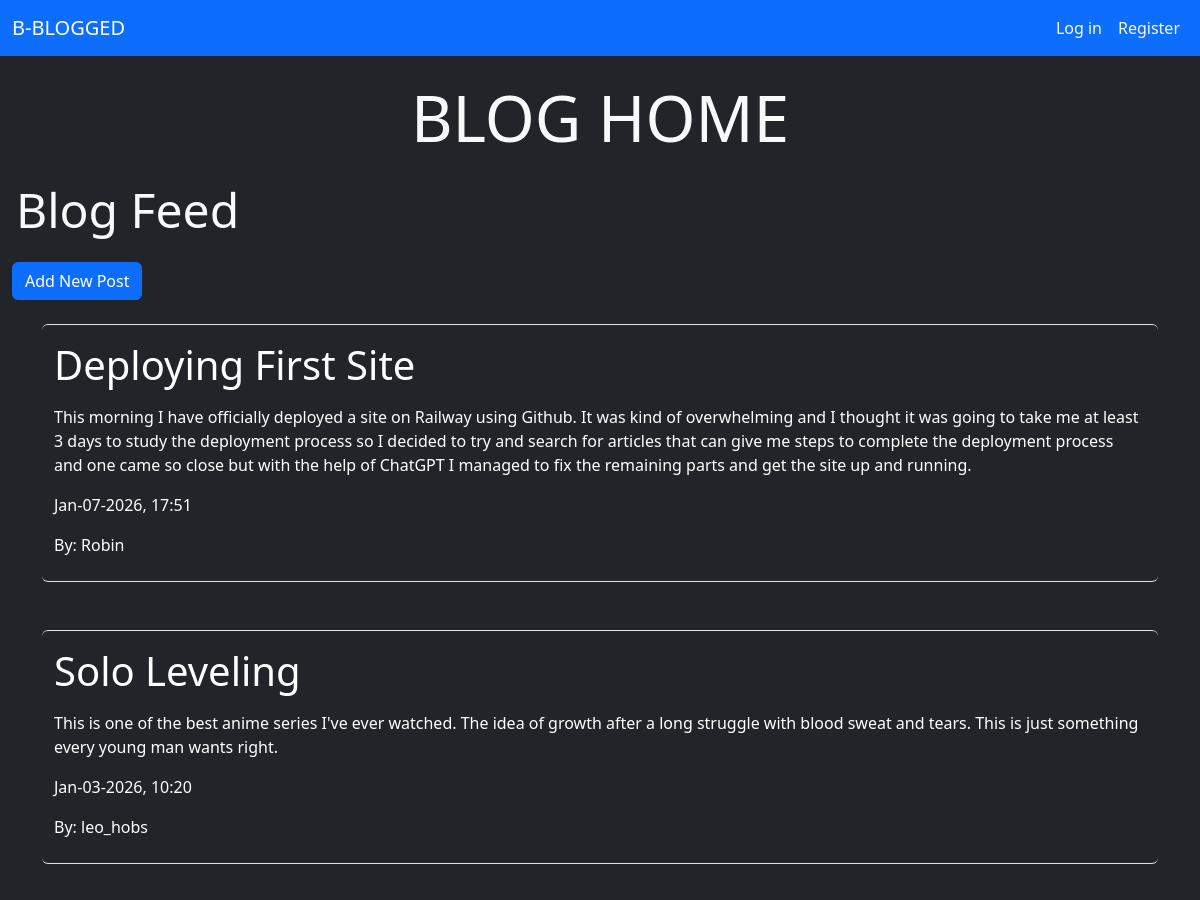
Before: / (upper part) with the older database file.
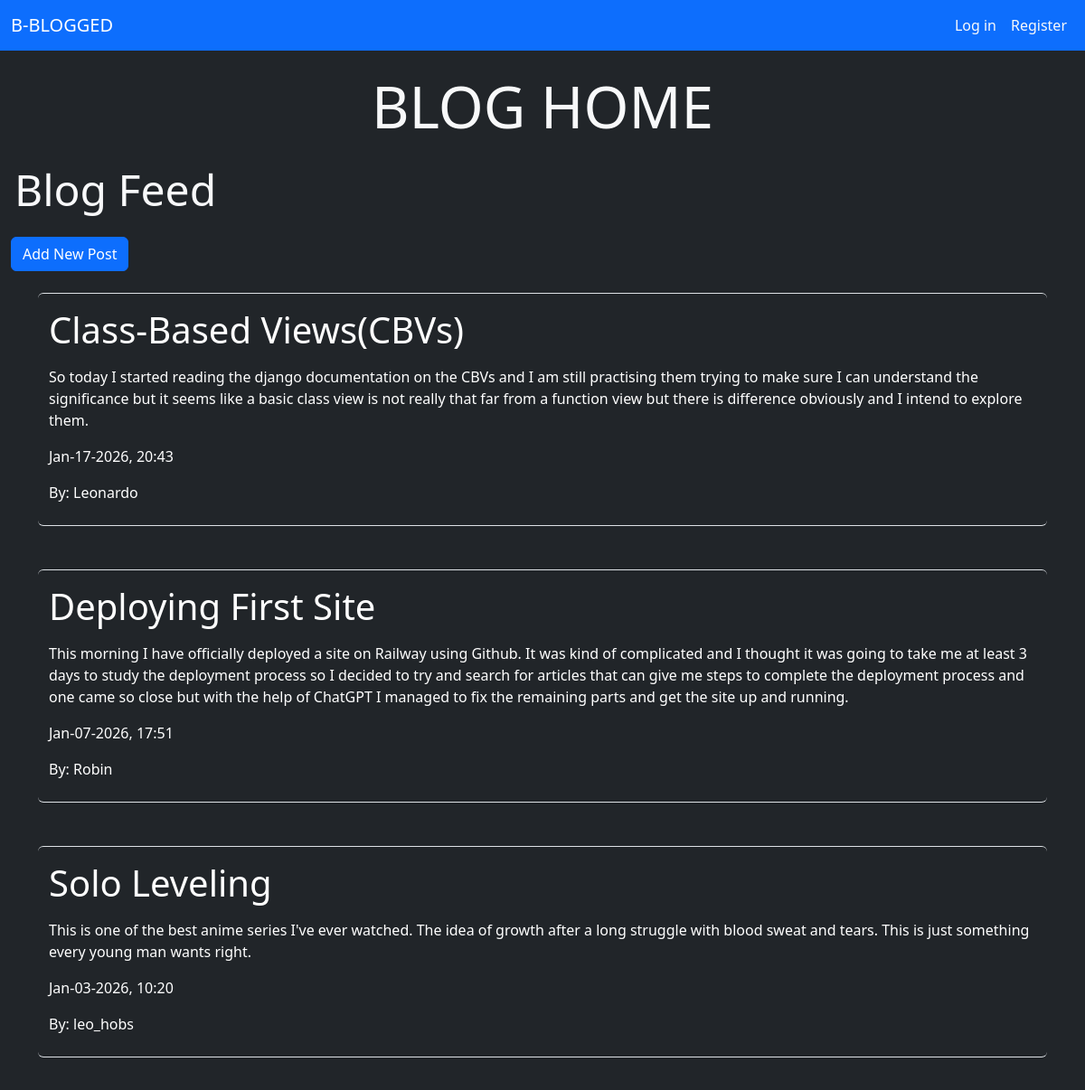
After: the same page with the newer database file.
### blogs/models.py (models this page shows, shortened)
class BlogPost(models.Model):
    title = models.CharField(max_length=80)
    text = models.TextField()
    date_added = models.DateTimeField(auto_now_add=True)
    owner = models.ForeignKey(User, on_delete=models.CASCADE)

### blogs/views.py (the view)
# urls.py: path('', views.index, name='index'),
def index(request):
    posts = BlogPost.objects.order_by('-date_added')
    context = {'posts':posts}
    return render(request, 'blogs/index.html', context)

### blogs/templates/blogs/index.html (shortened to what this page needs)
{% extends 'blogs/base.html' %}
{% block content %}
    <div class="container-fluid text-center pt-4">
       <span class="display-3 text-light">BLOG HOME</span>
    </div>
    <div class="container w-29 m-1 mt-4 mb-4">
        <span class="display-5 text-light">
            Blog Feed
        </span>
    </div>
    <div class="container m-0">
        <a href="{% url 'add_post' %}" class="btn btn-primary">Add New Post</a>
    </div>
    <div class="container mt-4">
        {% for post in posts %}
        <div class="container text-bg-dark rounded border-bottom border-top border-5-light mb-5 pt-3">
            <div>
                <span class="display-6">{{ post.title|linebreaks }}</span>
                <p>{{ post.text }}</p>
            </div>
            <div>
                <p>{{ post.date_added|date:'M-d-Y, H:i' }}</p>
                <p>By: {{ post.owner }} </p>
            </div>
        </div>
        {% empty %}
        <div>
            <p>No Blog posts available.</p>
        </div>
        {% endfor %}
    </div>
{% endblock %}

### blogs/templates/blogs/base.html (shortened to what this page needs)
<!DOCTYPE html>
<html lang="en">
    <head>
        <link href="https://cdn.jsdelivr.net/npm/bootstrap@5.3.3/dist/css/bootstrap.min.css" rel="stylesheet">
    </head>
    <body class="text-bg-dark">
        <nav class="navbar navbar-expand-lg bg-primary navbar-dark">
            <div class="container-fluid">
                <a href="{% url 'index' %}" class="navbar-brand">B-BLOGGED</a>
                <div class="collapse navbar-collapse justify-content-end" id="collapseNav">
                    <ul class="navbar-nav">
                        {% if user.is_authenticated %}
                            <li class="nav-item">
                                <a href="{% url 'logout_view' %}" class="nav-link">Log out</a>
                            </li>
                        {% else %}
                            <li class="nav-item">
                                <a href="{% url 'login_view' %}" class="nav-link text-light">Log in</a>
                            </li>
                            <li class="nav-item">
                                <a href="{% url 'register' %}" class="nav-link text-light">Register</a>
                            </li>
                        {% endif %}
                    </ul>
                </div>
            </div>
        </nav>
        {% block content %}
        {% endblock %}
    </body>
</html>

Changed rows visible on the page:
added BlogPost: title "Class-Based Views(CBVs)", text "So today I started reading the django documentation on the CBVs and I am still practising them trying to make sure I can understand the significance but it seems like a basic class view is not really that far from a function view but there is difference obviously and I intend to explore them.", date_added "Jan-17-2026, 20:43", owner "Leonardo"
changed BlogPost "Deploying First Site": text "…It was kind of overwhelming and I thought it…" → "…It was kind of complicated and I thought it…"
